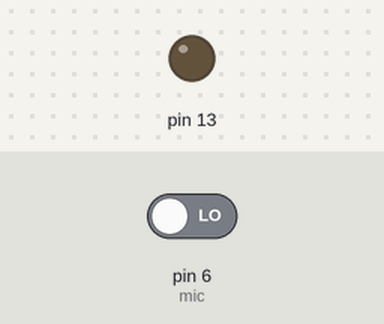
Simulated run of this sketch. Board: Arduino Uno, built with avr-gcc and run on an emulated ATmega328P. Shown: output pins drawn as LEDs (lit = HIGH). The test bench sets the inputs (shaded band); at power-on: pin 6 (mic) LOW.

Above: at 1.2 s.
1.3 s: pin 6 (mic) driven HIGH
At 1.8 s:
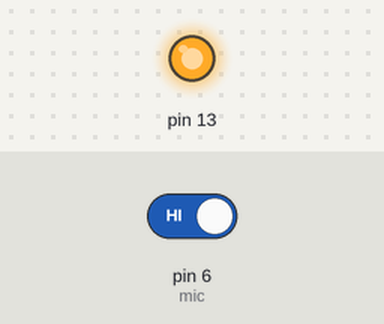
4.3 s: pin 6 (mic) driven LOW
At 5.4 s:
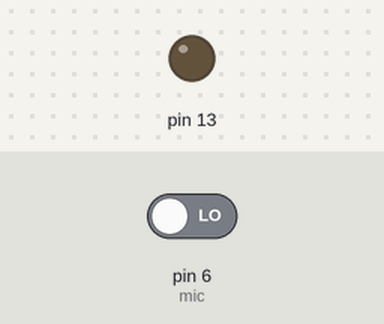
Timing chart, 0 to 7.3 s (numbered marks = the images above; inputs shaded):
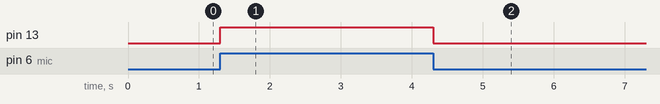

The sketch:

luminaria.ino
```cpp
int mic = 6;
int pinosom = A5;

void setup()
{
  pinMode(13,OUTPUT);
  pinMode(pinosom, INPUT); // Define o pino de entrada do sensor de som
  pinMode(mic,INPUT);

}

int brilho =0;

void loop(){
  int sinal = digitalRead(mic);
  //   brilho = map(som,valorsilencio,valormusica,0,240); // Opção para um ajuste mais fino do brilho
  if(sinal == 1){
    digitalWrite(13,HIGH);
    delay(100);
    digitalWrite(13,LOW);

  }


}
```

Measured:
- after the input at 1.3 s, pin 13: LOW → HIGH at once
- after the input at 4.3 s, pin 13: HIGH → LOW at once
